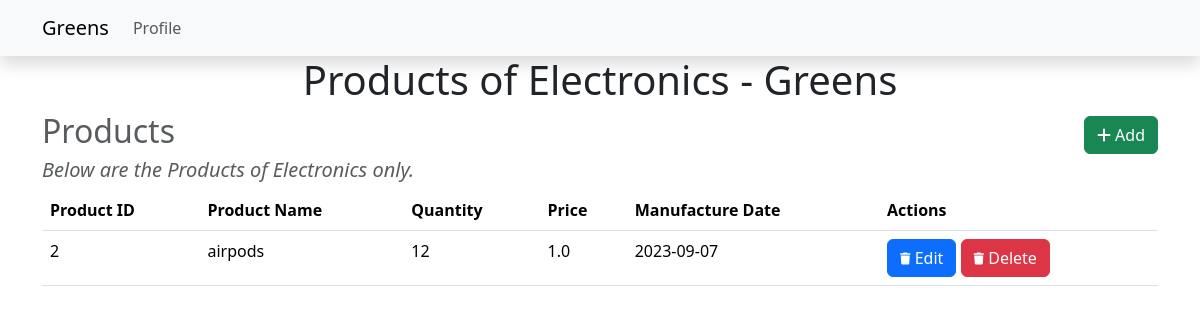
The page /category/1/show (signed in) on the database as committed earlier.
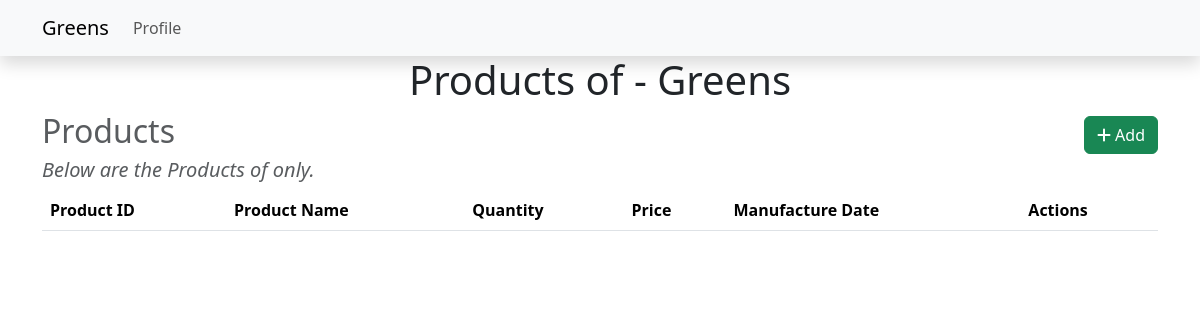
The same page on the database as committed later.
### Models.py (models this page shows)
class Category(db.Model):
    __tablename__ = 'category'
    id = db.Column(db.Integer, primary_key=True)
    name = db.Column(db.String(64), nullable=False)
    products = db.relationship("Product", backref='category', lazy=True)

class Product (db.Model):
    __tablename__ = 'product'
    id = db.Column (db.Integer, primary_key=True)
    name = db.Column (db.String(64), nullable = False)
    category_id = db.Column (db.Integer, db.ForeignKey('category.id'), nullable=False)
    quantity = db.Column (db.Integer, nullable = False)
    price = db.Column (db.Float, nullable = False)
    man_date = db.Column (db.Date, nullable = False)
    cart = db.relationship("Cart", backref='product', lazy=True)

### route.py (the view)
@app.route('/category/<int:id>/show')
@admin_required
def show_category(id):
    return render_template('category/show.html', user=User.query.get(session['user_id']), category=Category.query.get(id))

### route.py (called while the page is built)
def admin_required(func):
    @wraps(func)
    def inner(*args, **kwargs):
        if 'user_id' not in session:
            flash('You need to login first.')
            return redirect(url_for('login'))
        user = User.query.get(session['user_id'])
        if not user.is_admin:
            flash('You need to be admin to access this page.')
            return redirect(url_for('index'))
        return func(*args, **kwargs)
    return inner

### templates/category/show.html (shortened to what this page needs)
{% extends 'layout.html' %}
{% block content %}
    <h1> Products of {{category.name}} - Greens</h1>
    <div class="heading">
        <h2 class="text-muted">Products</h2>
        <a class="btn btn-success" href="{{url_for('add_product', category_id=category.id)}}">
            <i class="fas fa-plus"></i>
            Add
        </a>
    </div>
    <h5 class="text-muted">
        <em>Below are the Products of {{category.name}} only.</em>
    </h5>
    <table class="table">
        <thead>
            <tr>
                <th>Product ID</th>
                <th>Product Name</th>
                <th>Quantity</th>
                <th>Price</th>
                <th>Manufacture Date</th>
                <th>Actions</th>
            </tr>
        </thead>
        <tbody>
            {% for product in category.products %}
                <tr>
                    <td>{{product.id}}</td>
                    <td>{{product.name}}</td>
                    <td>{{product.quantity}}</td>
                    <td>{{product.price}}</td>
                    <td>{{product.man_date}}</td>
                    <td>
                        <a class="btn btn-primary" href="{{url_for('edit_product', id=product.id)}}">
                            <i class="fas fa-trash fa-xs"></i>
                            Edit
                        </a>
                        <a class="btn btn-danger" href="{{url_for('delete_product', id=product.id)}}">
                            <i class="fas fa-trash fa-xs"></i>
                            Delete
                        </a>
                    </td>
                </tr>
            {% endfor %}
        </tbody>
    </table>
{% endblock %}

Rows that differ between the two databases and show on the page:
removed Category: name "Electronics"
removed Product: id "2", name "airpods", quantity "12", price "1.0", man_date "2023-09-07"
